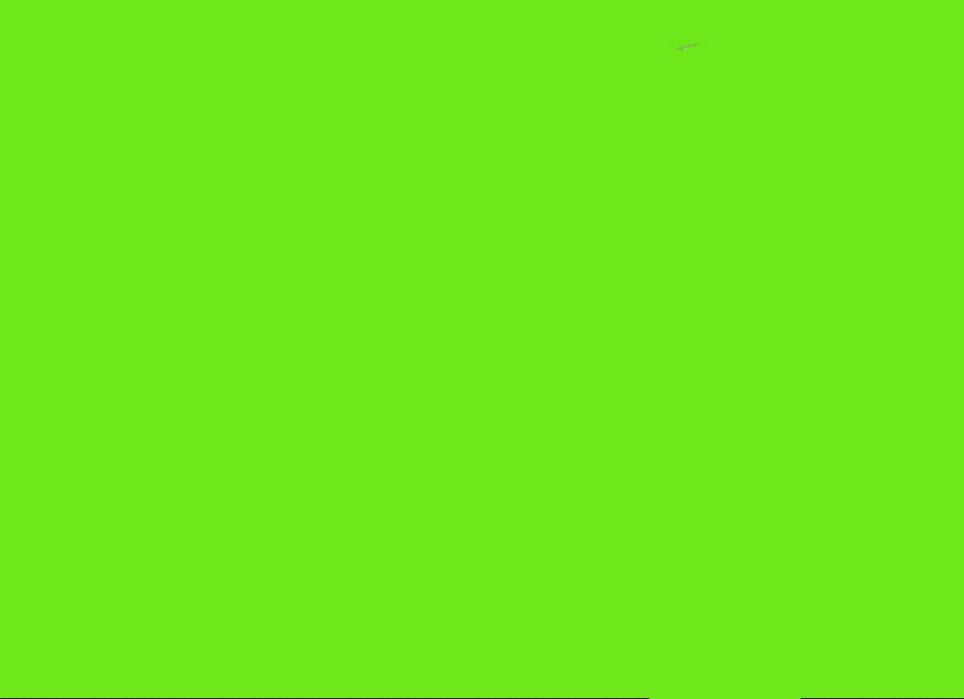
#> input picture numpy/assets/background1.png, 964 x 699 px, found by its file name
$ python background_subtraction.py
#> lines starting #> are read from the running program, lines starting #| are printed output that depends on the picture; after the words box and inside, x2 and y2 are one past the last pixel; in counts of white or black regions, pixels touching at a corner belong together
import numpy as np
import matplotlib.pyplot as plt
import cv2


def compute_difference(image1, image2):
    difference_rgb = np.abs(image1 - image2)
    difference_compressed = np.sum(difference_rgb, axis = 2) / 3.0
    difference_compressed = difference_compressed.astype('uint8')
    return difference_compressed

def compute_binary_mask(matrix, threshold = 50):

    difference_binary = np.where(matrix >= threshold, 255, 0)
    binary_mask = np.stack((difference_binary,)*3, axis=-1)
    return binary_mask

def replace_background(image_bg1, image_bg2, image_obj):
    difference = compute_difference(image_bg1, image_obj)
    binary_mask = compute_binary_mask(difference)
    output = np.where(binary_mask == 255, image_obj, image_bg2)
    return output

def main():
    image_bg1 = cv2.imread("./AIO/numpy/assets/background1.png")
#> image_bg1 is the input picture: shape (699, 964, 3); mean B, G, R 27, 231.8, 109.9
    image_bg2 = cv2.imread("./AIO/numpy/assets/background2.png")
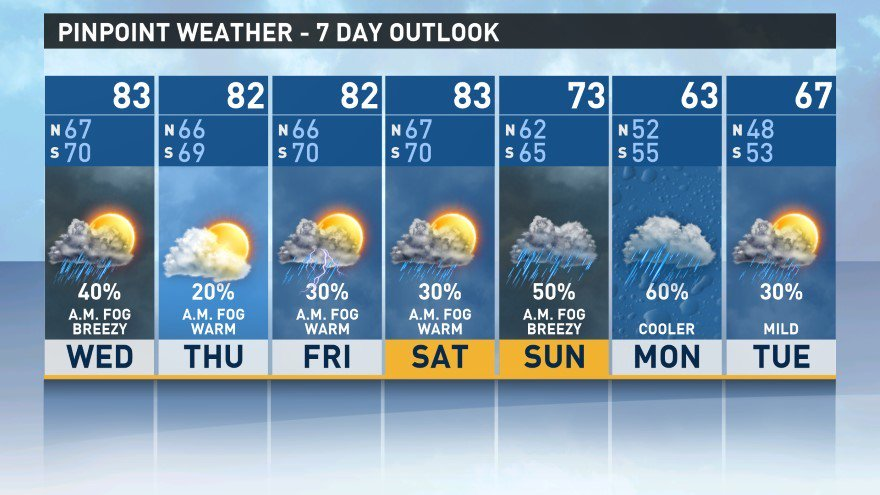
#> input picture numpy/assets/background2.png, 880 x 495 px, found by its file name
#> image_bg2 is the input picture: shape (495, 880, 3); mean B, G, R 171, 148.5, 121.3
    image_obj = cv2.imread("./AIO/numpy/assets/object.png")
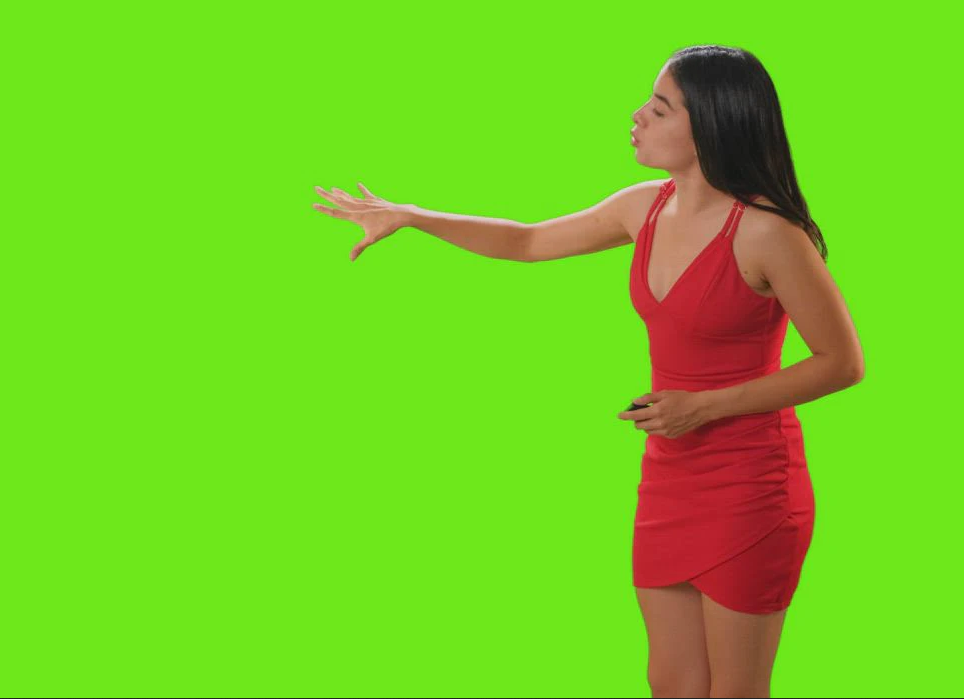
#> input picture numpy/assets/object.png, 964 x 699 px, found by its file name
#> image_obj is the input picture: shape (699, 964, 3); mean B, G, R 32.7, 203.1, 116.8

    image_bg1 = cv2.resize(image_bg1, (640,480))
#> image_bg1: shape (480, 640, 3)
    image_bg2 = cv2.resize(image_bg2, (640,480))
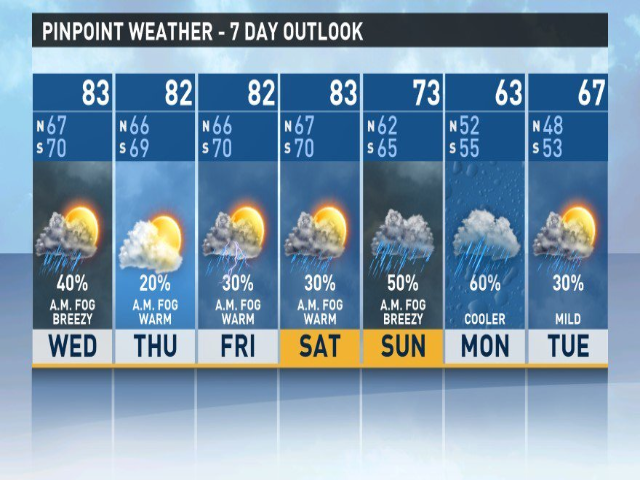
#> image_bg2: shape (480, 640, 3); mean B, G, R 170.9, 148.4, 121.2
    image_obj = cv2.resize(image_obj, (640,480))
#> image_obj: shape (480, 640, 3)

    # image_bg1 = cv2.cvtColor(image_bg1, cv2.COLOR_BGR2RGB)
    # image_bg2 = cv2.cvtColor(image_bg2, cv2.COLOR_BGR2RGB)
    # image_obj = cv2.cvtColor(image_obj, cv2.COLOR_BGR2RGB)

    diff_matrix = compute_binary_mask(compute_difference(image_bg1, image_obj))
#> in compute_difference, `difference_rgb = np.abs(image1 - image2)`:
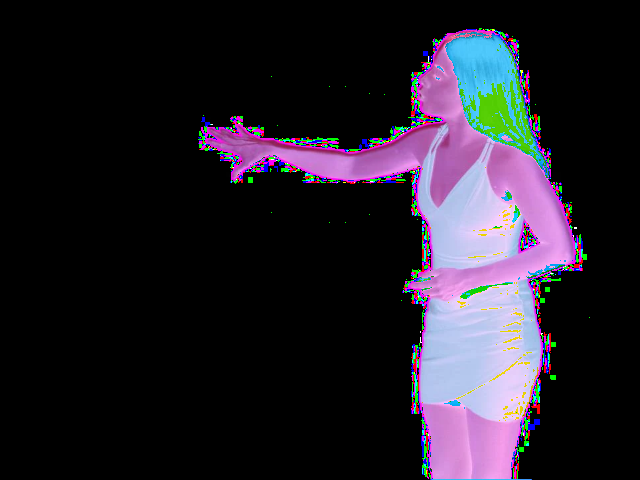
#> difference_rgb: shape (480, 640, 3); mean B, G, R 41.8, 31.4, 36.3
#> in compute_difference, `difference_compressed = np.sum(difference_rgb, axis = 2) / 3.0`:
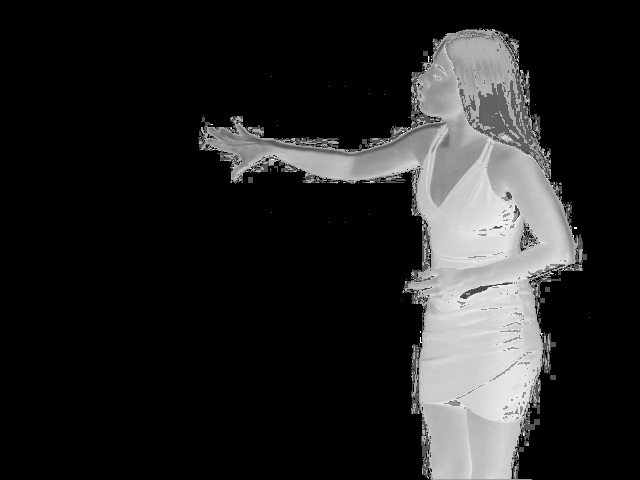
#> difference_compressed: shape (480, 640) float64; min 0, max 255, mean 36.5
#> in compute_binary_mask, `difference_binary = np.where(matrix >= threshold, 255, 0)`:
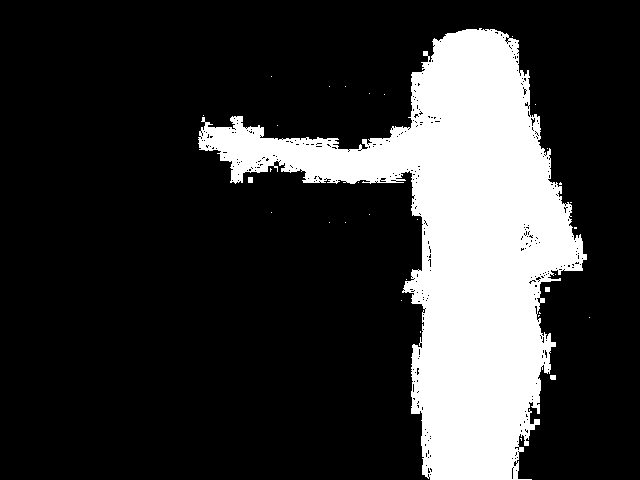
#> difference_binary: shape (480, 640) int64; 21% white; 32 white regions (28 under 20 px), largest, box (x1, y1, x2, y2) and area: (198, 28, 587, 480) 64225, (248, 177, 253, 183) 30, (550, 375, 556, 380) 29, (545, 287, 550, 292) 25


    output = replace_background(image_bg1, image_bg2, image_obj)
#> in replace_background, `output = np.where(binary_mask == 255, image_obj, image_bg2)`:
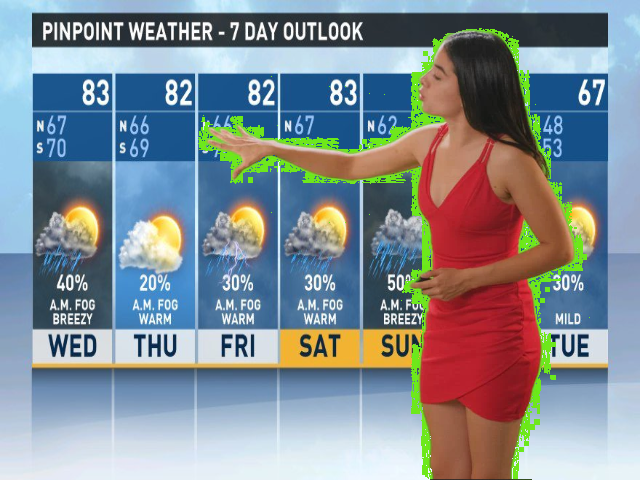
#> output: shape (480, 640, 3); mean of channels 0, 1, 2 148.3, 140.5, 130.4; drawn as B, G, R
    cv2.imshow("Remove background shit", output)
    cv2.waitKey(0)
main()
